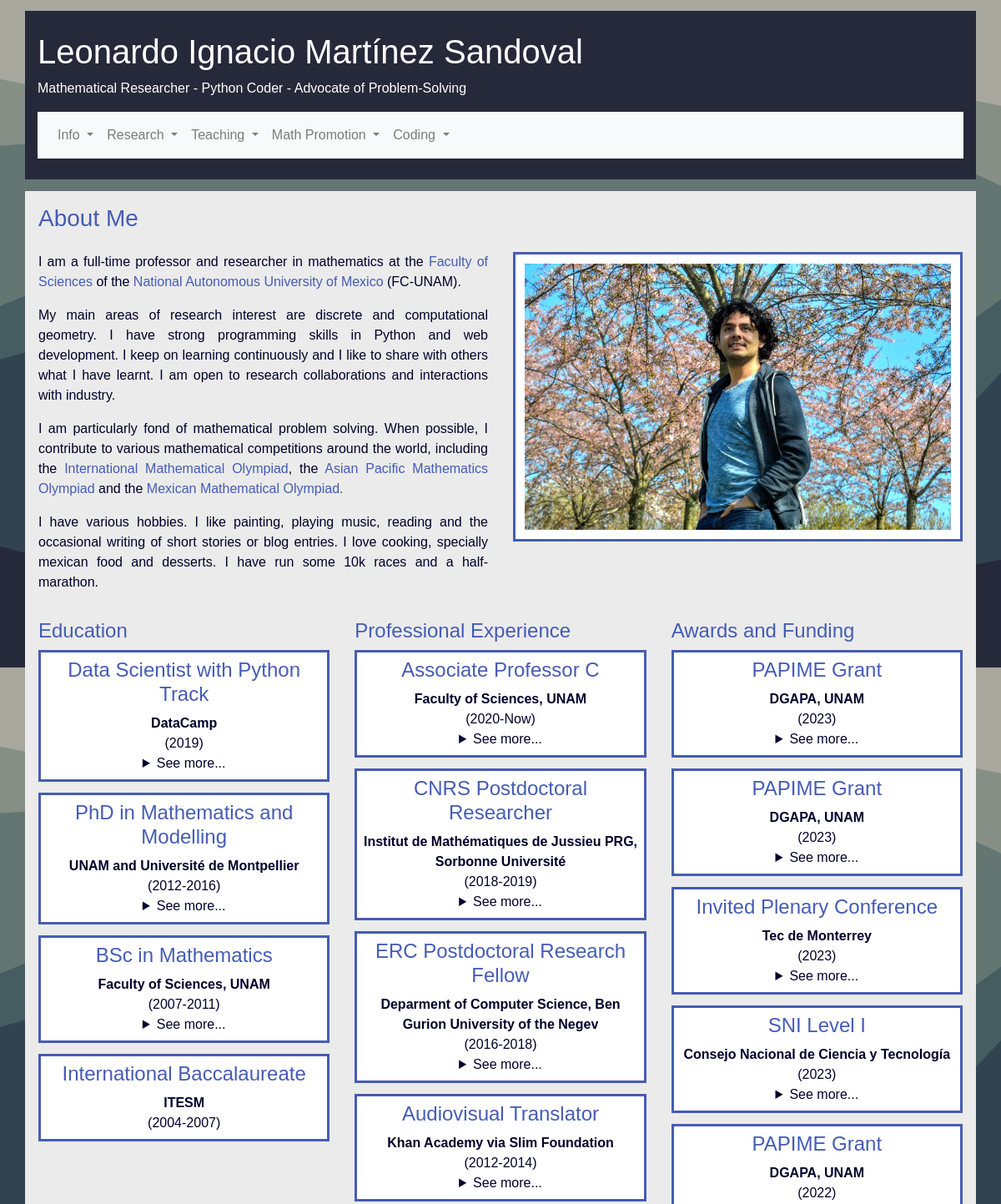
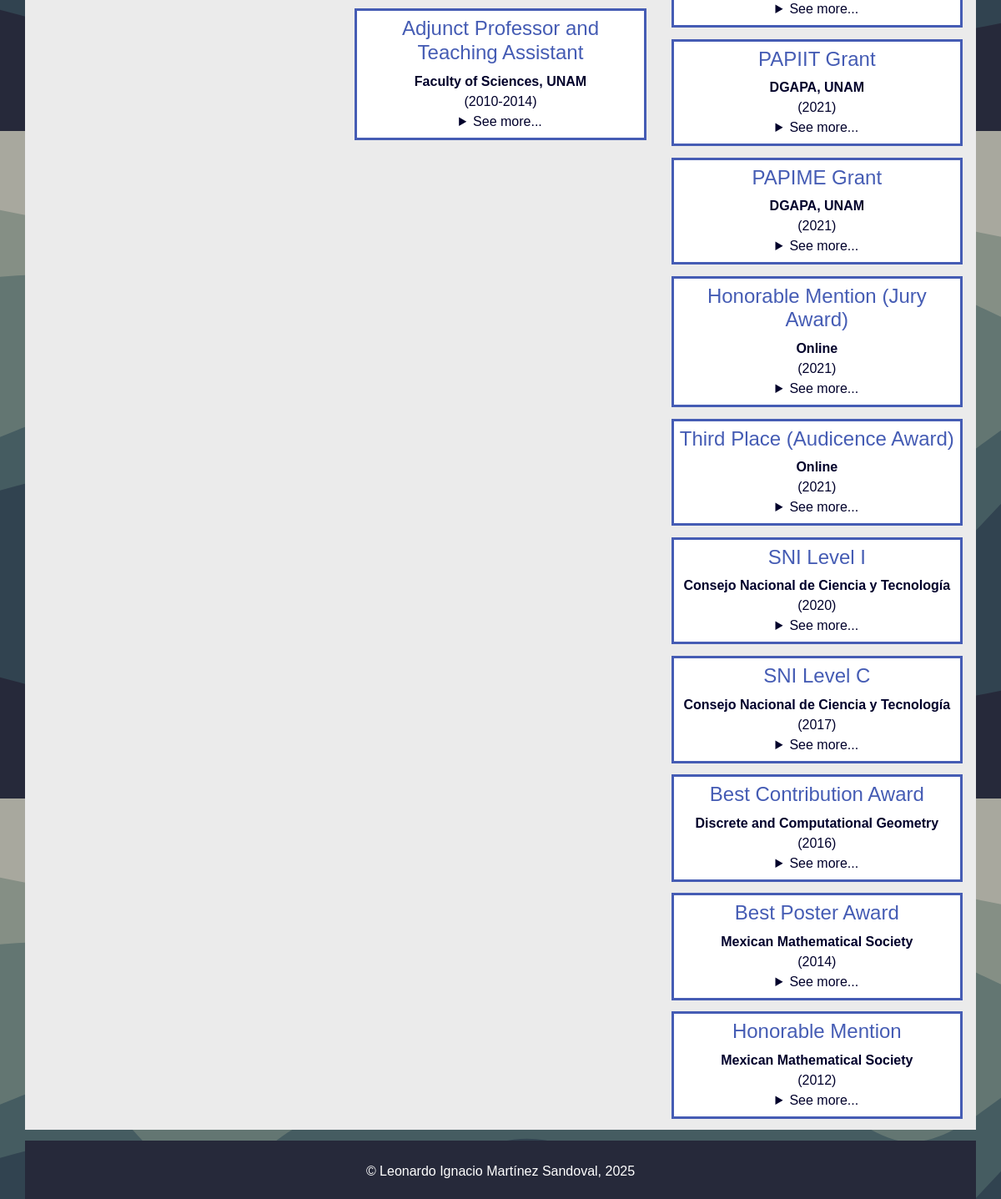
The page / on the database its author committed (2 pictures, top to bottom).
### personalpage/models.py (models this page shows, shortened)
class Education(db.Model):
    __tablename__ = 'education'
    id = db.Column(db.Integer, primary_key=True)
    title = db.Column(db.String(80), unique=True, nullable=False)
    title_spa = db.Column(db.String(80), unique=True, nullable=False)
    start_date = db.Column(db.Date(), nullable=False,
        default=date.today())
    end_date = db.Column(db.Date(), default=date.today())
    description = db.Column(db.String(140), nullable=False)
    description_spa = db.Column(db.String(140), nullable=False)
    institution = db.Column(db.Integer, db.ForeignKey('institution.id'))
    location = db.Column(db.Integer, db.ForeignKey('location.id'))

class Institution(db.Model):
    __tablename__ = 'institution'
    id = db.Column(db.Integer, primary_key=True)
    name = db.Column(db.String(80), unique=True, nullable=False)
    name_spa = db.Column(db.String(80), unique=True, nullable=False)
    location = db.Column(db.Integer, db.ForeignKey('location.id'))

class Job(db.Model):
    __tablename__ = 'job'
    id = db.Column(db.Integer, primary_key=True)
    title = db.Column(db.String(80), unique=True, nullable=False)
    title_spa = db.Column(db.String(80), unique=True, nullable=False)
    start_date = db.Column(db.Date(), nullable=False,
        default=date.today())
    end_date = db.Column(db.Date(), default=date.today())
    description = db.Column(db.String(140), nullable=False)
    description_spa = db.Column(db.String(140), nullable=False)
    institution = db.Column(db.Integer, db.ForeignKey('institution.id'))
    location = db.Column(db.Integer, db.ForeignKey('location.id'))

class Award(db.Model):
    __tablename__ = 'award'
    id = db.Column(db.Integer, primary_key=True)
    title = db.Column(db.String(120), nullable=False)
    title_spa = db.Column(db.String(80), nullable=False)
    date = db.Column(db.Date(), nullable=False,
        default=date.today())
    description = db.Column(db.String(200), nullable=False)
    description_spa = db.Column(db.String(200), nullable=False)
    institution = db.Column(db.Integer, db.ForeignKey('institution.id'))
    location = db.Column(db.Integer, db.ForeignKey('location.id'))

### personalpage/cv.py (the view)
@app.route("/")
def personal():
    return about()

### personalpage/cv.py (called while the page is built)
@app.route("/about")
def about():
    education = Education.query\
        .select_from(Education)\
        .join(Institution)\
        .join(Location,Education.location==Location.id)\
        .add_entity(Institution)\
        .add_entity(Location)\
        .all()
    jobs = Job.query\
        .select_from(Job)\
        .join(Institution)\
        .join(Location,Job.location==Location.id)\
        .add_entity(Institution)\
        .add_entity(Location)\
        .all()
    awards = Award.query\
        .select_from(Award)\
        .join(Institution)\
        .join(Location, Award.location==Location.id)\
        .add_entity(Institution)\
        .add_entity(Location)\
        .all()
    return render_template("personalpage/about.html", education = education, jobs = jobs, awards = awards)

### personalpage/templates/personalpage/about.html (shortened to what this page needs)
{% extends "body_template.html" %}
    {% block content %}
    <div class="container outter pt-3 pl-3 pr-3">
        <h3>About Me</h3>
        <div class="row pt-3">
            <div class="col-md-6 col-lg-6 text-justify">
            <p> I am a full-time professor and researcher in mathematics at the <a
                href="http://www.fciencias.unam.mx/" target="_blank"> Faculty of Sciences </a> of the <a
                href="https://www.unam.mx/"> National Autonomous University of Mexico </a> (FC-UNAM). </p>
        <p>My main areas of research interest are discrete and computational geometry. I have strong programming skills in Python and
            web development. I keep on learning continuously and I like to share with others what I have learnt. I am open to
            research collaborations and interactions with industry.</p>
        <p> I am particularly fond of mathematical problem solving. When possible, I contribute to various
            mathematical competitions around the world, including the <a href="http://www.imo-official.org" target="_blank">
                International Mathematical Olympiad</a>, the <a href="http://www.apmo-official.org" target="_blank"> Asian
                Pacific Mathematics Olympiad </a> and the <a href="http://www.ommenlinea.org" target="_blank"
                rel="noopener noreferrer">Mexican Mathematical Olympiad.</a> </p>
        <p> I have various hobbies. I like painting, playing music, reading and the occasional
            writing of short stories or blog entries. I love cooking, specially mexican food and desserts. I have run some 10k
            races and a half-marathon. </p>
        </div>
        <div class="col-md-6 col-lg-6" id="data">
            <div class="blockitem">
                <img class="img-fluid" src="static/perfil.jpg"></img>
            </div>
        </div>
        </div>
        <div class="row pt-3">
            <div class="col-lg-4">
                <h4> Education </h4>
                {% for item in education | sort(attribute='Education.start_date', reverse = True ) %}
                <div class="blockitem">
                    <h4>{{ item.Education.title }}</h4>
                    <strong>{{ item.Institution.name }}</strong> <br>
                    {% if item.Education.end_date %}
                    ({{ item.Education.start_date.strftime('%Y') }}-{{ item.Education.end_date.strftime('%Y') }})
                    {% else %}
                    ({{ item.Education.start_date.strftime('%Y') }})
                    {% endif %}
                    {% if item.Education.description != "NA" %}
                    <details>
                        <summary> See more...</summary>
                    </details>
                    {% endif %}
                </div>
                {% endfor %}
            </div>
            <div class="col-lg-4">
                <h4>Professional Experience</h4>
                {% for item in jobs | sort(attribute='Job.start_date', reverse = True ) %}
                <div class="blockitem">
                    <h4>{{ item.Job.title }}</h4>
                    {% if item.Job.end_date %}
                    <strong>{{ item.Institution.name }}</strong> <br>({{ item.Job.start_date.strftime('%Y')  }}-{{ item.Job.end_date.strftime('%Y')}})
                    {% else %}
                    <strong>{{ item.Institution.name }}</strong> <br>({{ item.Job.start_date.strftime('%Y')  }}-Now)
                    {% endif %}
                    {% if item.Job.description!=None %}
                    <details>
                        <summary>See more...</summary>
                    </details>
                    {% endif %}
                </div>
                {% endfor %}
            </div>
            <div class="col-lg-4">
                <h4> Awards and Funding</h4>
                {% for item in awards|sort(attribute='Award.date', reverse = True )  %}
                <div class="blockitem">
                    <h4>{{ item.Award.title }}</h4>
                    <strong>{{ item.Institution.name }}</strong>
                    <br>
                    ({{ item.Award.date.strftime('%Y') }})
                    <details>
                        <summary>See more...</summary>
                    </details>
                </div>
                {% endfor %}
            </div>
        </div>
    </div>
    {% endblock %}

### personalpage/static/personal.css (style rules this page uses)
a { color:rgb(69,92,180);; }
body { background-image: url("/static/stacked-waves-haikei.svg"); background-size: 100% auto; background-attachment: fixed; color: rgb(0,0,43); font-family: 'Calibri Light', Calibri, 'Gill Sans', 'Gill Sans MT', 'Trebuchet MS', sans-serif; }
div.container.outter { background-color: rgb(235,235,235); }
div.blockitem { border-style: solid; border-color: rgb(69,92,180); text-align: center; padding:2%; margin-bottom:10pt; background-color: white; }
h4, h3 { color: rgb(69,92,180);; }

### rows shown on the page
Education: Education "Data Scientist with Python Track", Institution.name "DataCamp", Education.start_date "2019"
Education: Education "PhD in Mathematics and Modelling", Institution.name "UNAM and Université de Montpellier", Education.start_date "2012", Education.end_date "2016"
Education: Education "BSc in Mathematics", Institution.name "Faculty of Sciences, UNAM", Education.start_date "2007", Education.end_date "2011"
Education: Education "International Baccalaureate", Institution.name "ITESM", Education.start_date "2004", Education.end_date "2007"
Job: Job "Associate Professor C", Institution.name "Faculty of Sciences, UNAM", Job.start_date "2020"
Job: Job "CNRS Postdoctoral Researcher", Institution.name "Institut de Mathématiques de Jussieu PRG, Sorbonne Université", Job.start_date "2018", Job.end_date "2019"
Job: Job "ERC Postdoctoral Research Fellow", Institution.name "Deparment of Computer Science, Ben Gurion University of the Negev", Job.start_date "2016", Job.end_date "2018"
Job: Job "Audiovisual Translator", Institution.name "Khan Academy via Slim Foundation", Job.start_date "2012", Job.end_date "2014"
Job: Job "Adjunct Professor and Teaching Assistant", Institution.name "Faculty of Sciences, UNAM", Job.start_date "2010", Job.end_date "2014"
Award: Award "PAPIME Grant", Institution.name "DGAPA, UNAM", Award "2023"
Award: Award "PAPIME Grant", Institution.name "DGAPA, UNAM", Award "2023"
Award: Award "Invited Plenary Conference", Institution.name "Tec de Monterrey", Award "2023"
Award: Award "SNI Level I", Institution.name "Consejo Nacional de Ciencia y Tecnología", Award "2023"
Award: Award "PAPIME Grant", Institution.name "DGAPA, UNAM", Award "2022"
Award: Award "PAPIIT Grant", Institution.name "DGAPA, UNAM", Award "2021"
Award: Award "PAPIME Grant", Institution.name "DGAPA, UNAM", Award "2021"
Award: Award "Honorable Mention (Jury Award)", Institution.name "Online", Award "2021"
Award: Award "Third Place (Audicence Award)", Institution.name "Online", Award "2021"
Award: Award "SNI Level I", Institution.name "Consejo Nacional de Ciencia y Tecnología", Award "2020"
Award: Award "SNI Level C", Institution.name "Consejo Nacional de Ciencia y Tecnología", Award "2017"
Award: Award "Best Contribution Award", Institution.name "Discrete and Computational Geometry", Award "2016"
Award: Award "Best Poster Award", Institution.name "Mexican Mathematical Society", Award "2014"
Award: Award "Honorable Mention", Institution.name "Mexican Mathematical Society", Award "2012"
